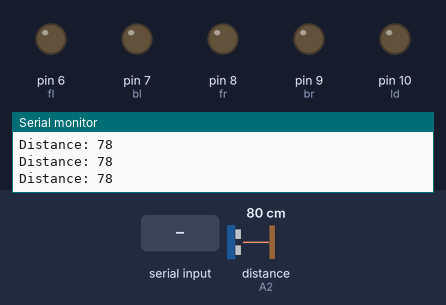
Bench run of a sketch on a simulated Arduino Uno, built with avr-gcc and run on an emulated ATmega328P. On the bench: output pins drawn as LEDs (lit = HIGH), the last lines printed to the serial monitor. Wiring (inferred from the names in the program): ultrasonic range finder: trigger pin 5; echo A2. Dashed ring = blinking. The test bench sets the inputs (shaded band); at power-on: distance to the obstacle (sensor on A2) 80 cm. The echo pulse lasts 58.3 µs per cm; pins used as bus, display or sensor lines are not drawn.

Above: at 1.2 s.
1.3 s: distance to the obstacle (sensor on A2) set to 18 cm
2.8 s: distance to the obstacle (sensor on A2) set to 13 cm
At 3.94 s:
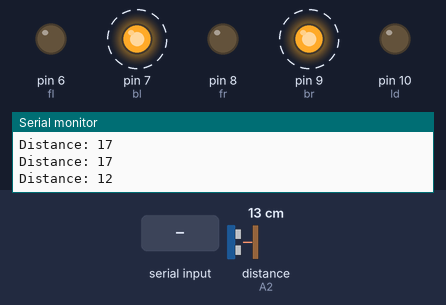
5.8 s: "F" received over Serial
At 6.9 s:
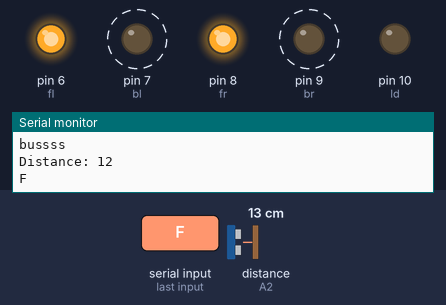
8.8 s: "W" received over Serial
At 10.8 s:
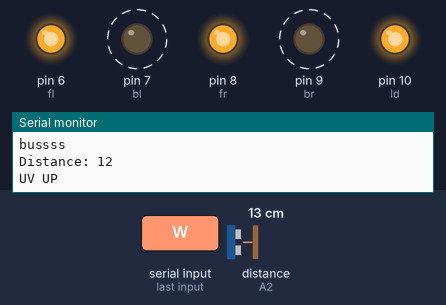
11.8 s: "S" received over Serial
At 14.4 s:
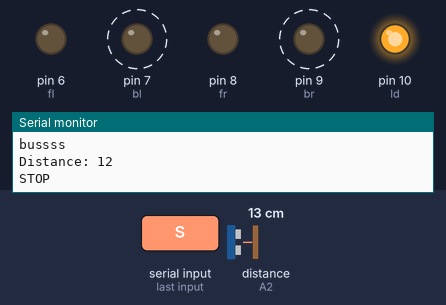
14.8 s: "L" received over Serial
At 15.7 s:
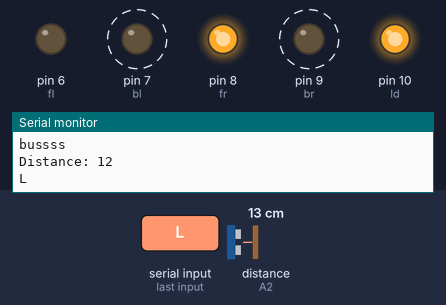
Timing chart, 0 to 18.8 s (numbered marks = the images above; inputs shaded):
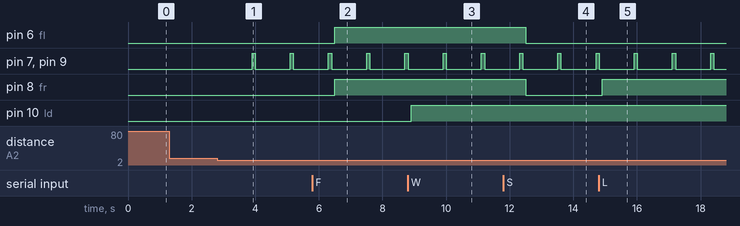

Measured:
- the behaviour switches between 16 and 15 cm on distance to the obstacle (sensor on A2) (found by bisection; images 0 and 1)
- after the input at 2.8 s, pin 7 (bl), pin 9 (br): alternates HIGH for 0.10 s and LOW for 1.1 s, starting after 1.1 s
- after the input at 5.8 s, pin 6 (fl), pin 8 (fr): LOW → HIGH after 0.70 s
- after the input at 8.8 s, pin 10 (ld): LOW → HIGH after 0.11 s
- after the input at 11.8 s, pin 6 (fl), pin 8 (fr): HIGH → LOW after 0.71 s
- after the input at 14.8 s, pin 8 (fr): LOW → HIGH after 0.12 s

The sketch:

Rc_car__with_altrasonic_and_Buzzer_.ino
```cpp
/*
 Arduino RC Connection
Bluetooth Module:
RX ==> D1
TX ==> D0
GND => GND
VCC ==> 5V
H Bridge:
IN1 ==> D6
IN2 ==> D7
IN3 ==> D8
IN4 ==> D9
Ultrasonic:
Trigger ==> D5
Echo ==> A2
GND ==> GND
VCC ==> 5V

Buzzer:
VCC ==> D3
 */


char t;

#define alert 3
#define fl 6
#define bl 7
#define fr  8
#define br  9
#define ld  10
#define echoPin A2
#define trigPin 5


long duration;
int distance;

void setup() {
pinMode(fl,OUTPUT);   //left motors forward
pinMode(bl,OUTPUT);   //left motors reverse
pinMode(fr,OUTPUT);   //right motors forward
pinMode(br,OUTPUT);   //right motors reverse
pinMode(ld,OUTPUT);   //Led
pinMode(trigPin, OUTPUT); // Sets the trigPin as an Output
pinMode(echoPin, INPUT); // Sets the echoPin as an Input
pinMode(alert,OUTPUT);

Serial.begin(9600);

}

void loop() {
dist();

while(Serial.available()){
  t = Serial.read();
  Serial.println(t);
}

if(t == 'F'){ //move forward(all motors rotate in forward direction)
  digitalWrite(fl,HIGH);
  digitalWrite(fr,HIGH);
}

else if(t == 'B'){      //move reverse (all motors rotate in reverse direction)
  digitalWrite(bl,HIGH);
  digitalWrite(br,HIGH);
}

else if(t == 'L'){      //turn right (left side motors rotate in forward direction, right side motors doesn't rotate)
  digitalWrite(fr,HIGH);
}

else if(t == 'R'){      //turn left (right side motors rotate in forward direction, left side motors doesn't rotate)
  digitalWrite(fl,HIGH);
}

else if(t == 'W'){    //turn led on or off)
  Serial.println("UV UP");
  digitalWrite(ld,HIGH);
}
else if(t == 'w'){
  Serial.println("UV DOWN");
  digitalWrite(ld,LOW);
}

else if(t == 'S'){      //STOP (all motors stop)
  Serial.println("STOP");
  digitalWrite(fl,LOW);
  digitalWrite(bl,LOW);
  digitalWrite(fr,LOW);
  digitalWrite(br,LOW);
}

 if(distance < 15 ) {
  digitalWrite(alert,HIGH);// Send 1KHz sound signal...
  delay(500);        // ...for 1 sec
  digitalWrite(alert,LOW);
  noTone(alert);     // Stop sound...
  delay(500);        // ...for 1sec
  digitalWrite(bl,HIGH);
  digitalWrite(br,HIGH);
  delay(100);
  digitalWrite(bl,LOW);
  digitalWrite(br,LOW);
  Serial.println("bussss");
}
delay(100);
}


void dist() {
  // Clears the trigPin
  digitalWrite(trigPin, LOW);
  delayMicroseconds(2);
  // Sets the trigPin on HIGH state for 10 micro seconds
  digitalWrite(trigPin, HIGH);
  delayMicroseconds(10);
  digitalWrite(trigPin, LOW);
  // Reads the echoPin, returns the sound wave travel time in microseconds
  duration = pulseIn(echoPin, HIGH);
  // Calculating the distance
  distance = duration * 0.034 / 2;
  // Prints the distance on the Serial Monitor
  Serial.print("Distance: ");
  Serial.println(distance);
}
```
